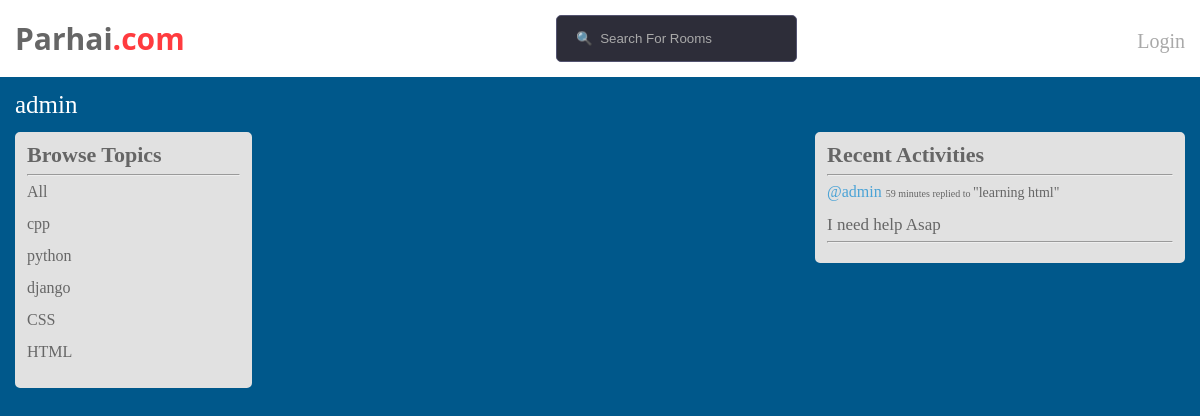
The page /profile/4/ on the database its author committed.
### core/models.py (models this page shows, shortened)
class Topic(models.Model):
    text = models.CharField(max_length=200)

class Message(models.Model):
    user = models.ForeignKey(User, on_delete=models.CASCADE)
    room = models.ForeignKey(Room, on_delete=models.CASCADE)
    message = models.TextField()
    updated = models.DateTimeField(auto_now=True)
    created = models.DateTimeField(auto_now_add=True)
    class Meta:
        ordering = ['-updated', '-created']
    def __str__(self):
        return self.message[0:50]

class Room(models.Model):
    host = models.ForeignKey(User, on_delete=models.SET_NULL, null=True)
    name = models.CharField(max_length=255)
    topic = models.ForeignKey(Topic, on_delete=models.SET_NULL, null=True)
    description = models.TextField(null=True, blank=True)
    participants = models.ManyToManyField(User, related_name='participants', blank=True)
    updated = models.DateTimeField(auto_now=True)
    created = models.DateTimeField(auto_now_add=True)
    class Meta:
        ordering = ['-updated', '-created']
    def __str__(self):
        return self.name

### core/views.py (the view)
# urls.py: path('profile/<str:pk>/', views.userprofile, name='user-profile'),
def userprofile(request, pk):
    user = User.objects.get(id=pk)
    rooms = user.room_set.all()
    room_messages = user.message_set.all()
    topics  = Topic.objects.all()
    context = {'user': user, 'rooms': rooms, 'topics': topics, 'room_messages': room_messages}
    return render(request, 'core/profile.html', context)

### core/templates/core/profile.html
{% extends 'index.html'%} {% block content%} {% load static %}
<link rel="stylesheet" href="{% static 'core/styles/style.css' %}" />
<div class="profile">
  <h1>{{user.username}}</h1>
  <div class="profile-container">
    <div>{% include 'core/topiccomponents.html' %}</div>
    <div>{% include 'core/feed.html' %}</div>
    <div>{% include 'core/activityfeed.html' %}</div>
  </div>
</div>
{% endblock%}

### core/templates/core/topiccomponents.html
{% load static %}
<link rel="stylesheet" href="{% static 'core/styles/style.css' %}" />
<div class="browse-container">
  <h3 class="browse">Browse Topics</h3>
  <hr />
  <div>
    <a href="{% url 'index' %}">All</a>
  </div>
  <br />
  {% for topic in topics%}
  <div class="all-topics">
    <a href="{% url 'index' %}?q={{topic.text}}">{{topic.text}}</a>
  </div>
  <br />
  {% endfor%}
</div>

### core/templates/core/activityfeed.html (shortened to what this page needs)
{% load static %}
<link rel="stylesheet" href="{% static 'core/styles/style.css' %}" />
<div class="browse-container">
  <h3 class="browse">Recent Activities</h3>
  <hr />
  {% for i in room_messages%}
  <div class="activity">
    <a href="{% url 'user-profile' i.user.id%}" class="username">@{{i.user}}</a>
    <small>{{i.created|timesince}} replied to <span>"{{i.room}}"</span></small
    ><br /><br />
    <p>{{i}}</p>
    <hr />
  </div>
  {% endfor%}
</div>

### static/styles/main.css (style rules this page uses)
html, body, div, span, applet, object, iframe, h1, h2, h3, h4, h5, h6, p, blockquote, pre, a, abbr, acronym, address, big, cite, code, del, dfn, em, img, ins, kbd, q, s, samp, small, strike, strong, sub, sup, tt, var, b, u, i, center, dl, dt, dd, ol, ul, li, fieldset, form, label, legend, table, caption, tbody, tfoot, thead, tr, th, td, article, aside, canvas, details, embed, figure, figcaption, footer, header, hgroup, menu, nav, output, ruby, section, summary, time, mark, audio, video { margin: 0; padding: 0; border: 0; font-size: 100%; font: inherit; vertical-align: baseline; }
body { line-height: 1; }
body { background-color: #00588b; }

### core/static/core/styles/style.css (style rules this page uses)
.profile-container { display: grid; grid-template-columns: 1fr 2fr 1.5fr; }
.profile h1 { color: white; font-weight: 510; font-size: 25px; margin-top: 15px; margin-left: 15px; font-style: 'open sans', sans-serif; }
.browse-container { border: 2px solid #e1e1e1; border-radius: 5px; margin-top: 15px; margin-left: 15px; margin-right: 15px; background-color: #e1e1e1; text-decoration: none; color: #666666; padding: 10px; }
.browse { font-size: 22px; font-weight: 600; }
.browse-container a { color: #666666; text-decoration: none; border-radius: 5px; }
.activity a.username { color: #4ba3d6; }
.activity small { font-size: 10px; }
.activity small span { font-size: 14px; }
.activity p { font-size: 17px; }

### rows shown on the page
Topic: text "cpp"
Topic: text "python"
Topic: text "django"
Topic: text "CSS"
Topic: text "HTML"
Message: user "admin", created "59 minutes", room "learning html", message "I need help Asap"

### other values the page prints
{{ user.username }} "admin"
